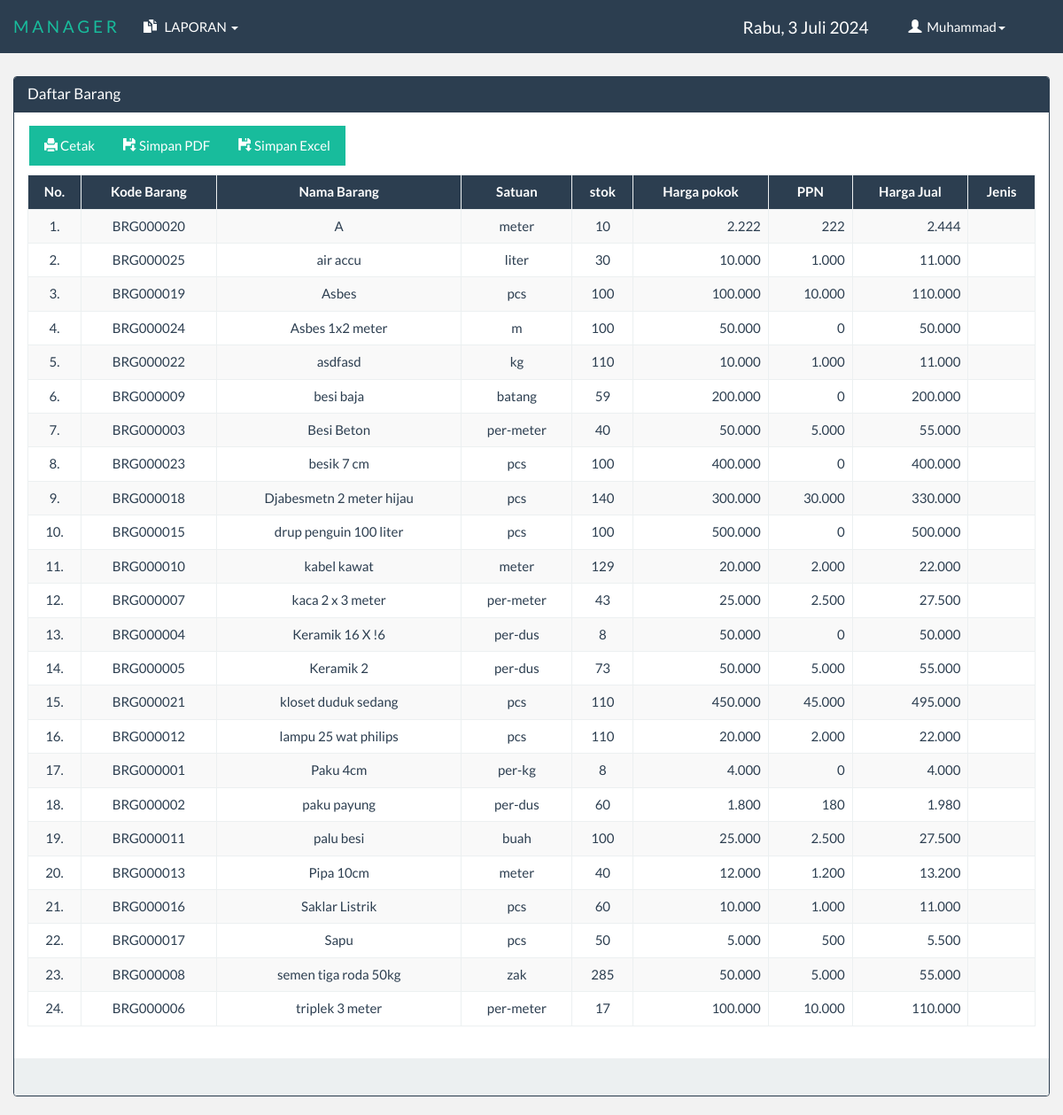
Screenshot of /manager/index.php?menu=lapbarang (signed in) with the database file from the repository.
### tables this page shows
CREATE TABLE IF NOT EXISTS `tbl_barang` (
  `kd_barang` varchar(9) NOT NULL,
  `nama_barang` varchar(50) NOT NULL,
  `id_jenis` int(11) NOT NULL,
  `satuan` varchar(25) NOT NULL,
  `stok` int(11) NOT NULL,
  `harga_pokok` int(11) NOT NULL,
  `ppn` int(11) NOT NULL,
  `harga_jual` int(11) NOT NULL,
  PRIMARY KEY (`kd_barang`)
);

### library/fungsi.php (called while the page is built, shortened)
<?php
	class oop{
		function tampil($table,$cari,$urut){
			$sql="SELECT * FROM $table $cari $urut";
			$tampil=mysql_query($sql);
			while($data=mysql_fetch_array($tampil))
				$isi[]=$data;
			return @$isi;
		}
	}
?>

### laporan/laporan_barang.php (the view, shortened to what this page needs)
<?php
	@$table = "tbl_barang";
?>
<!DOCTYPE html>
<html>
<head>
</head>
<body>
<br><br><br><br>
<div class="container">
	<div class="row">
		<div class="panel panel-primary">
			<div class="panel-heading" style="height:40px;">
				<h3 class="panel-title pull-left">Daftar Barang</h3>
			</div>
			<div class="panel-body">
				<div class="col-md-12" style="margin-bottom:10px;">
					<div class="col-md-4" style="margin-left:-27px;">
						<div class="input-group">
							<div class="input-group-btn">
								<a href="../laporan/cetak_barang.php" target="_blank" class="btn btn-success"><div class="glyphicon glyphicon-print"></div>&nbsp;Cetak</a>
								<a href="../laporan/cetak_pdf.php?menu=barang" target="_blank" class="btn btn-success"><div class="glyphicon glyphicon-floppy-save"></div>&nbsp;Simpan PDF</a>
								<a href="../laporan/cetak_excel.php?menu=barang" target="_blank" class="btn btn-success"><div class="glyphicon glyphicon-floppy-save"></div>&nbsp;Simpan Excel</a>
							</div>
						</div>
					</div>
				</div>
				<table class="table table-bordered table-hover table-striped">
					<thead>
						<tr id="pri">
							<th><center>No.</center></th>
			       			<th><center>Kode Barang</center></th>
			       			<th><center>Nama Barang</center></th>
			       			<th><center>Satuan</center></th>
			       			<th><center>stok</center></th>
			       			<th><center>Harga pokok</center></th>
			       			<th><center>PPN</center></th>
			       			<th><center>Harga Jual</center></th>
			       			<th><center>Jenis</center></th>
						</tr>
					</thead>
					<tbody>
						<?php
							$sql = $aksi->tampil($table,"","ORDER BY nama_barang ASC");
							@$no = 0;
							if ($sql =="") {
								echo "<tr><td align='center' colspan='9'>Data Tidak Ada</td></tr>";
							}else{
								foreach ($sql as $data) {
									$no++;
						?>
							<tr>
								<td align="center"><?php echo @$no; ?>.</td>
			                    <td align="center"><?php echo @$data['kd_barang']; ?></td>
			                    <td align="center"><?php echo @$data['nama_barang']; ?></td>
			                    <td align="center"><?php echo @$data['satuan']; ?></td>
			                    <td align="center"><?php echo number_format(@$data['stok'],0,'','.'); ?></td>
			                    <td align="right"><?php echo number_format(@$data['harga_pokok'],0,'','.'); ?></td>
			                    <td align="right"><?php echo number_format(@$data['ppn'],0,'','.'); ?></td>
			                    <td align="right"><?php echo number_format(@$data['harga_jual'],0,'','.'); ?></td>
			                    <td align="center"><?php echo @$data['jenis']; ?></td>
							</tr>
						<?php } } ?>
					</tbody>
				</table>
			</div>
			<div class="panel-footer">&nbsp;</div>
		</div>
	</div>
</div>
</body>
</html>

### css/style.css (style rules this page uses)
#pri { background-color: #2c3e50; color: white; }

### manager/index.php (style rules this page uses)
body { background-color: rgba(0, 0, 0, 0.05); }

### rows the page displays
tbl_barang: no "1", kd_barang "BRG000020", nama_barang "A", satuan "meter", stok "10", harga_pokok "2.222", ppn "222", harga_jual "2.444"
tbl_barang: no "2", kd_barang "BRG000025", nama_barang "air accu", satuan "liter", stok "30", harga_pokok "10.000", ppn "1.000", harga_jual "11.000"
tbl_barang: no "3", kd_barang "BRG000019", nama_barang "Asbes", satuan "pcs", stok "100", harga_pokok "100.000", ppn "10.000", harga_jual "110.000"
tbl_barang: no "4", kd_barang "BRG000024", nama_barang "Asbes 1x2 meter", satuan "m", stok "100", harga_pokok "50.000", ppn "0", harga_jual "50.000"
tbl_barang: no "5", kd_barang "BRG000022", nama_barang "asdfasd", satuan "kg", stok "110", harga_pokok "10.000", ppn "1.000", harga_jual "11.000"
tbl_barang: no "6", kd_barang "BRG000009", nama_barang "besi baja", satuan "batang", stok "59", harga_pokok "200.000", ppn "0", harga_jual "200.000"
tbl_barang: no "7", kd_barang "BRG000003", nama_barang "Besi Beton", satuan "per-meter", stok "40", harga_pokok "50.000", ppn "5.000", harga_jual "55.000"
tbl_barang: no "8", kd_barang "BRG000023", nama_barang "besik 7 cm", satuan "pcs", stok "100", harga_pokok "400.000", ppn "0", harga_jual "400.000"
tbl_barang: no "9", kd_barang "BRG000018", nama_barang "Djabesmetn 2 meter hijau", satuan "pcs", stok "140", harga_pokok "300.000", ppn "30.000", harga_jual "330.000"
tbl_barang: no "10", kd_barang "BRG000015", nama_barang "drup penguin 100 liter", satuan "pcs", stok "100", harga_pokok "500.000", ppn "0", harga_jual "500.000"
tbl_barang: no "11", kd_barang "BRG000010", nama_barang "kabel kawat", satuan "meter", stok "129", harga_pokok "20.000", ppn "2.000", harga_jual "22.000"
tbl_barang: no "12", kd_barang "BRG000007", nama_barang "kaca 2 x 3 meter", satuan "per-meter", stok "43", harga_pokok "25.000", ppn "2.500", harga_jual "27.500"
tbl_barang: no "13", kd_barang "BRG000004", nama_barang "Keramik 16 X !6", satuan "per-dus", stok "8", harga_pokok "50.000", ppn "0", harga_jual "50.000"
tbl_barang: no "14", kd_barang "BRG000005", nama_barang "Keramik 2", satuan "per-dus", stok "73", harga_pokok "50.000", ppn "5.000", harga_jual "55.000"
tbl_barang: no "15", kd_barang "BRG000021", nama_barang "kloset duduk sedang", satuan "pcs", stok "110", harga_pokok "450.000", ppn "45.000", harga_jual "495.000"
tbl_barang: no "16", kd_barang "BRG000012", nama_barang "lampu 25 wat philips", satuan "pcs", stok "110", harga_pokok "20.000", ppn "2.000", harga_jual "22.000"
tbl_barang: no "17", kd_barang "BRG000001", nama_barang "Paku 4cm", satuan "per-kg", stok "8", harga_pokok "4.000", ppn "0", harga_jual "4.000"
tbl_barang: no "18", kd_barang "BRG000002", nama_barang "paku payung", satuan "per-dus", stok "60", harga_pokok "1.800", ppn "180", harga_jual "1.980"
tbl_barang: no "19", kd_barang "BRG000011", nama_barang "palu besi", satuan "buah", stok "100", harga_pokok "25.000", ppn "2.500", harga_jual "27.500"
tbl_barang: no "20", kd_barang "BRG000013", nama_barang "Pipa 10cm", satuan "meter", stok "40", harga_pokok "12.000", ppn "1.200", harga_jual "13.200"
tbl_barang: no "21", kd_barang "BRG000016", nama_barang "Saklar Listrik", satuan "pcs", stok "60", harga_pokok "10.000", ppn "1.000", harga_jual "11.000"
tbl_barang: no "22", kd_barang "BRG000017", nama_barang "Sapu", satuan "pcs", stok "50", harga_pokok "5.000", ppn "500", harga_jual "5.500"
tbl_barang: no "23", kd_barang "BRG000008", nama_barang "semen tiga roda 50kg", satuan "zak", stok "285", harga_pokok "50.000", ppn "5.000", harga_jual "55.000"
tbl_barang: no "24", kd_barang "BRG000006", nama_barang "triplek 3 meter", satuan "per-meter", stok "17", harga_pokok "100.000", ppn "10.000", harga_jual "110.000"

### other values shown
$_SESSION['nama'] "Muhammad"
